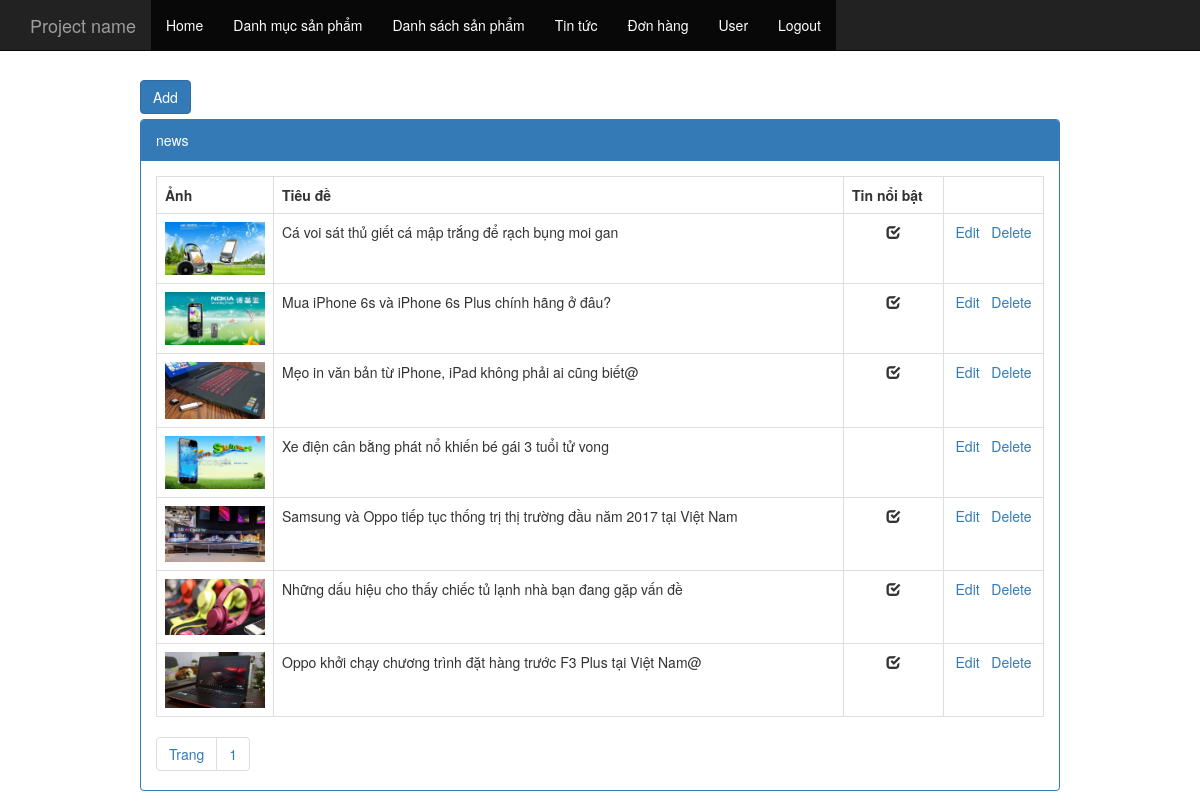
The page /admin.php?controller=news (signed in) on the database its author committed.
### tables this page shows
CREATE TABLE `tbl_news` (
  `pk_news_id` int(11) NOT NULL,
  `c_name` varchar(500) NOT NULL,
  `c_description` varchar(20000) NOT NULL,
  `c_content` text NOT NULL,
  `c_img` varchar(500) NOT NULL,
  `c_hotnews` int(11) NOT NULL DEFAULT '0'
);

### controller/backend/controller_news.php (called while the page is built, shortened)
<?php
	class controller_news extends controller{
		public function __construct(){
			$record_per_page = 20;
			$total_record = $this->model->num_rows("select * from tbl_news");
			$num_page = ceil($total_record/$record_per_page);
			$p = isset($_GET["p"])&&$_GET["p"]>0?($_GET["p"]-1):0;
			$from = $p*$record_per_page;
			$arr = $this->model->fetch("select * from tbl_news order by pk_news_id desc limit $from,$record_per_page");
			include "view/backend/view_news.php";
		}
	}
	new controller_news();
 ?>

### application/controller.php (called while the page is built, shortened)
<?php
	class controller{
		public function __construct(){
			$this->model = new model();
		}
	}
 ?>

### application/model.php (called while the page is built, shortened)
<?php
	$conn = mysqli_connect($hostname,$username,$password,$database);
	mysqli_set_charset($conn,"UTF8");
	class model{
		public function fetch($sql){
			global $conn;
			$result = mysqli_query($conn,$sql);
			$arr = array();
			while($rows = mysqli_fetch_object($result))
				$arr[] = $rows;
			return $arr;
		}
		public function num_rows($sql){
			global $conn;
			$result = mysqli_query($conn,$sql);
			return mysqli_num_rows($result);
		}
	}
 ?>

### view/backend/view_news.php (the view)
<div class="col-md-10 col-md-offset-1">
	<div style="margin-bottom: 5px;"><a href="admin.php?controller=add_edit_news&act=add" class="btn btn-primary">Add</a></div>
	<div class="panel panel-primary">
		<div class="panel-heading">news</div>
		<div class="panel-body">
			<table class="table table-hover table-bordered">
				<tr>
					<th style="width: 100px;">Ảnh</th>
					<th>Tiêu đề</th>
					<th style="width: 100px;">Tin nổi bật</th>
					<th style="width: 100px;"></th>
				</tr>
				<?php
					foreach($arr as $rows)
					{
				 ?>
				<tr>
					<td style="text-align: center;">
						<?php if($rows->c_img != "" && file_exists("public/upload/news/".$rows->c_img)){ ?>
						<img src="public/upload/news/<?php echo $rows->c_img; ?>" style="max-width: 100px;">
						<?php } ?>
					</td>
					<td><?php echo $rows->c_name; ?></td>
					<td style="text-align: center;">
						<?php if($rows->c_hotnews==1){ ?>
						<span class="glyphicon glyphicon-check"></span>
						<?php } ?>
					</td>
					<td style="text-align: center;">
						<a href="admin.php?controller=add_edit_news&act=edit&id=<?php echo $rows->pk_news_id; ?>">Edit</a>&nbsp;&nbsp;
						<a href="admin.php?controller=news&act=delete&id=<?php echo $rows->pk_news_id; ?>">Delete</a>
					</td>
				</tr>
				<?php } ?>
			</table>
			<ul class="pagination" style="padding:0px; margin:0px;">
				<li><a href="#">Trang</a></li>
				<?php
					for($i = 1; $i <= $num_page; $i++)
					{
				 ?>
				<li><a href="admin.php?controller=news&p=<?php echo $i; ?>"><?php echo $i; ?></a></li>
				<?php } ?>
			</ul>
		</div>
	</div>
</div>

### rows shown on the page
tbl_news: c_img (picture), c_name "Cá voi sát thủ giết cá mập trắng để rạch bụng moi gan", c_hotnews 1 (drawn)
tbl_news: c_img (picture), c_name "Mua iPhone 6s và iPhone 6s Plus chính hãng ở đâu?", c_hotnews 1 (drawn)
tbl_news: c_img (picture), c_name "Mẹo in văn bản từ iPhone, iPad không phải ai cũng biết@", c_hotnews 1 (drawn)
tbl_news: c_img (picture), c_name "Xe điện cân bằng phát nổ khiến bé gái 3 tuổi tử vong"
tbl_news: c_img (picture), c_name "Samsung và Oppo tiếp tục thống trị thị trường đầu năm 2017 tại Việt Nam", c_hotnews 1 (drawn)
tbl_news: c_img (picture), c_name "Những dấu hiệu cho thấy chiếc tủ lạnh nhà bạn đang gặp vấn đề", c_hotnews 1 (drawn)
tbl_news: c_img (picture), c_name "Oppo khởi chạy chương trình đặt hàng trước F3 Plus tại Việt Nam@", c_hotnews 1 (drawn)
